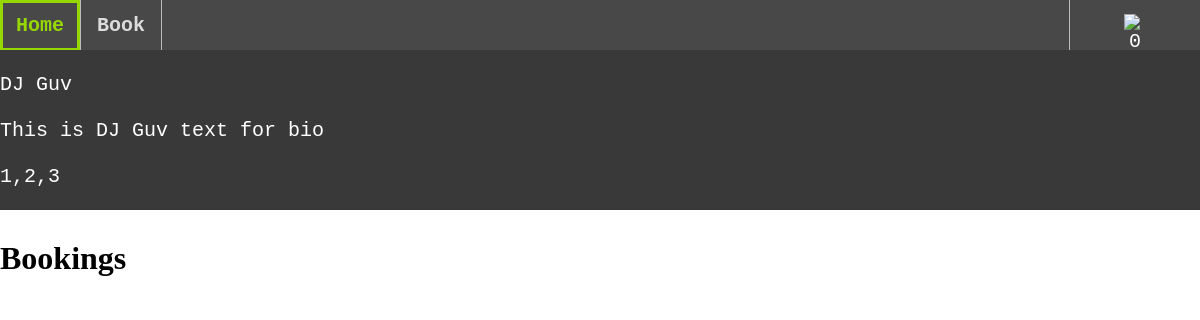
Page /profile (signed in) on the earlier database version.
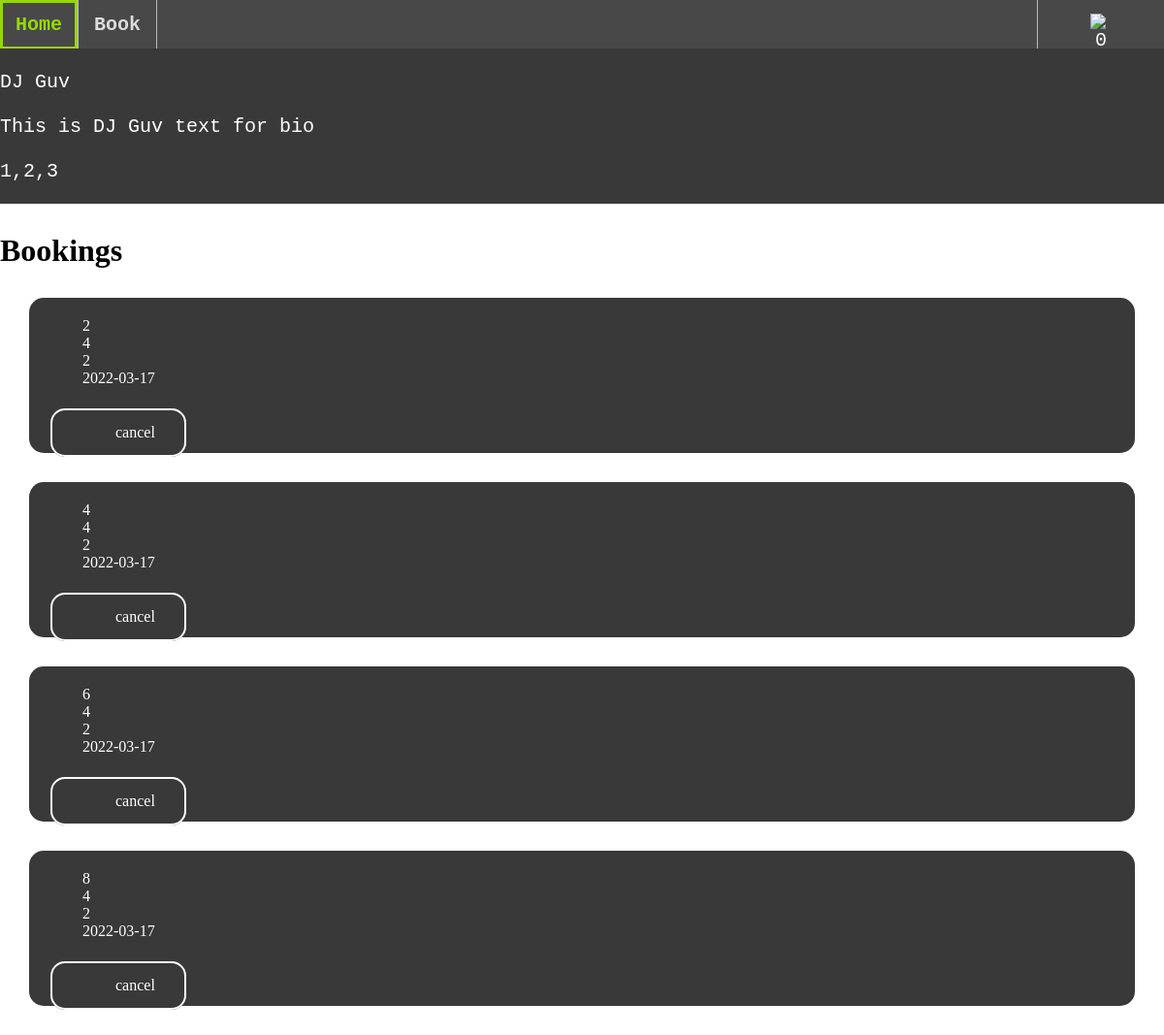
Same page on the later database version.
### tables this page shows
CREATE TABLE bookings (
  id INTEGER PRIMARY KEY AUTOINCREMENT,
  booker_id INTEGER NOT NULL,
  dj_id INTEGER NOT NULL,
  created DATE NOT NULL DEFAULT CURRENT_DATE,
  bookedfor DATE NOT NULL DEFAULT CURRENT_DATE,
  FOREIGN KEY (booker_id) REFERENCES users(id)
  FOREIGN KEY (dj_id) REFERENCES djs(id)
);

### app.py (the view)
@app.route('/profile')
def get_profile():
    if  'userinfo' in session:
        bookings = []
        if session['userinfo']['type'] == 'dj': #if user is dj show the bookings that book them
            bookings = db.getDJBookings(session['userinfo']['id'])
        elif (session['userinfo']['type'] == 'customer'): #if customer show the bookings they have made
            bookings = db.getCustomerBookings(session['userinfo']['id'])
        else:
            bookings = db.getAllBookings() #else show all of the bookling make
        return(render_template('profile.html',user = session['userinfo'],loggedIn = True, bookings = bookings))
    else:
        return(render_template('login.html',error=""))

### db.py (called while the page is built)
def get_db():
    db = None
    if not db:
        try:
            db = sqlite3.connect(
                current_app.config['DATABASE'] )
        except Exception as e:
            print(e)
    return db

def getDJBookings(id):
    db = get_db()
    cur = db.cursor()
    cur.execute("SELECT * FROM bookings where dj_id = (?)", [id])
    try: bookings = list(cur.fetchall())
    except: return False
    return bookings

### templates/profile.html
{% extends "layout.html" %}
{% block content %}
<div class="fix-div" id = "djListHeader" >
    <br>
    <div class ="username">{{user.username}}</div>
    <br>
    <div class ="bio">{{user.bio}}</div>
    <br>
    <div class ="genres">{{user.genres}}</div>
</div>
<div class = "wrapper">
    <h1>Bookings </h1>
    {%for booking in bookings %}
    <div class = "djContainer">
        <p>{{booking.0}}</p>
        <p>{{booking.1}}</p>
        <p>{{booking.2}}</p>
        <p>{{booking.3}}</p>
        <br>
        <a class= "button" href = "">cancel</a>
    </div>
    {% endfor %}
</div>
{% endblock %}

Differences in the rows shown:
added bookings: id "2", booker "4", dj "2", created "2022-03-17"
added bookings: id "4", booker "4", dj "2", created "2022-03-17"
added bookings: id "6", booker "4", dj "2", created "2022-03-17"
added bookings: id "8", booker "4", dj "2", created "2022-03-17"
